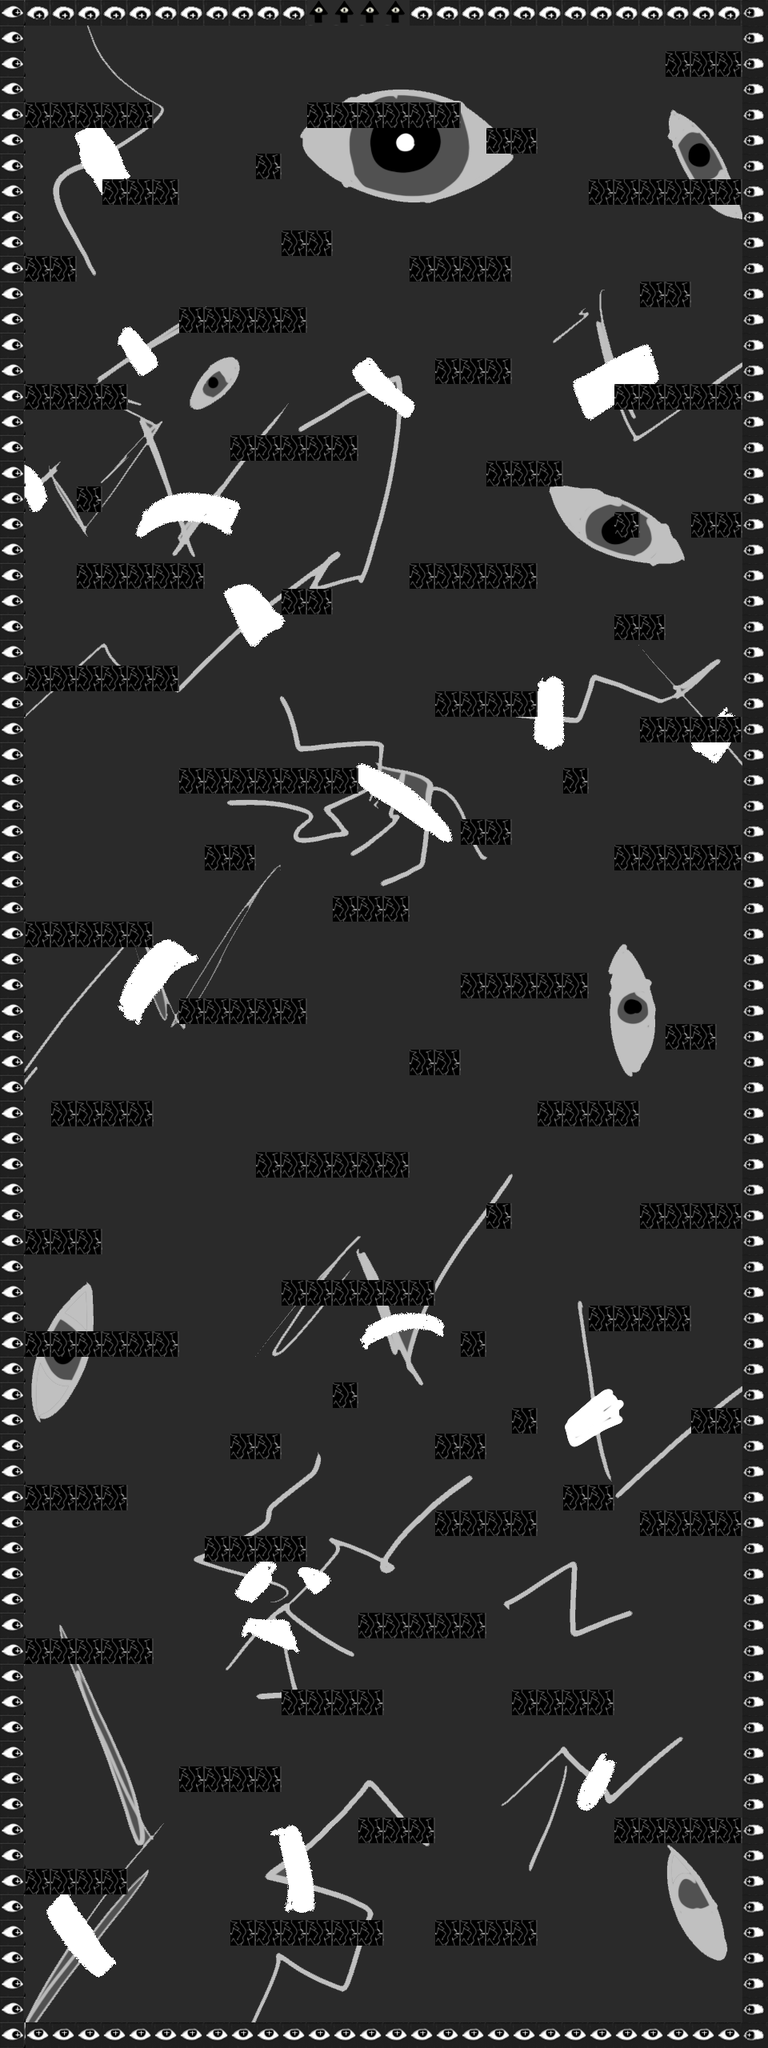

Below is a game level as drawn by its tile map, then a one-line description and the .tmx that defines it (tile-layer data replaced by summaries):
An orthogonal 30x80 tile map with 32x32 px tiles, 2 tile layers (Passage, Plateformes), 1 image layer.

<map version="1.9" tiledversion="1.9.2" orientation="orthogonal" renderorder="right-down" width="30" height="80" tilewidth="32" tileheight="32" infinite="0" nextlayerid="5" nextobjectid="1">
 <editorsettings>
  <export target="Niveau_Deni_Tiled.json" format="json" />
 </editorsettings>
 <tileset firstgid="1" source="tileset.tsx" />
 <imagelayer id="2" name="fond">
  <image source="../Background/BG_Niveau/Background_Deni.png" width="960" height="2560" />
 </imagelayer>
 <layer id="4" name="Passage" width="30" height="80">
  <data>[2400 cells, 4 non-empty, 1 distinct tile ids]</data>
 </layer>
 <layer id="1" name="Plateformes" width="30" height="80">
  <data>[2400 cells, 453 non-empty, 5 distinct tile ids]</data>
 </layer>
</map>
